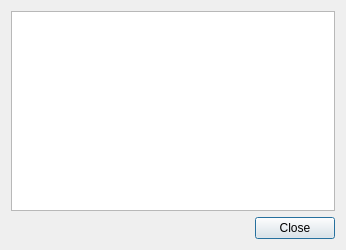
<?xml version="1.0" encoding="UTF-8"?>
<ui version="4.0">
 <class>DataFrameDialog</class>
 <widget class="QDialog" name="DataFrameDialog">
  <property name="geometry">
   <rect>
    <x>0</x>
    <y>0</y>
    <width>346</width>
    <height>250</height>
   </rect>
  </property>
  <property name="windowTitle">
   <string>Dialog</string>
  </property>
  <layout class="QVBoxLayout" name="verticalLayout">
   <item>
    <widget class="QTableView" name="tableView">
     <property name="editTriggers">
      <set>QAbstractItemView::NoEditTriggers</set>
     </property>
     <property name="sortingEnabled">
      <bool>true</bool>
     </property>
    </widget>
   </item>
   <item>
    <widget class="QDialogButtonBox" name="buttonBox">
     <property name="orientation">
      <enum>Qt::Horizontal</enum>
     </property>
     <property name="standardButtons">
      <set>QDialogButtonBox::Close</set>
     </property>
    </widget>
   </item>
  </layout>
 </widget>
 <resources/>
 <connections>
  <connection>
   <sender>buttonBox</sender>
   <signal>accepted()</signal>
   <receiver>DataFrameDialog</receiver>
   <slot>accept()</slot>
   <hints>
    <hint type="sourcelabel">
     <x>248</x>
     <y>254</y>
    </hint>
    <hint type="destinationlabel">
     <x>157</x>
     <y>274</y>
    </hint>
   </hints>
  </connection>
  <connection>
   <sender>buttonBox</sender>
   <signal>rejected()</signal>
   <receiver>DataFrameDialog</receiver>
   <slot>reject()</slot>
   <hints>
    <hint type="sourcelabel">
     <x>316</x>
     <y>260</y>
    </hint>
    <hint type="destinationlabel">
     <x>286</x>
     <y>274</y>
    </hint>
   </hints>
  </connection>
 </connections>
</ui>
